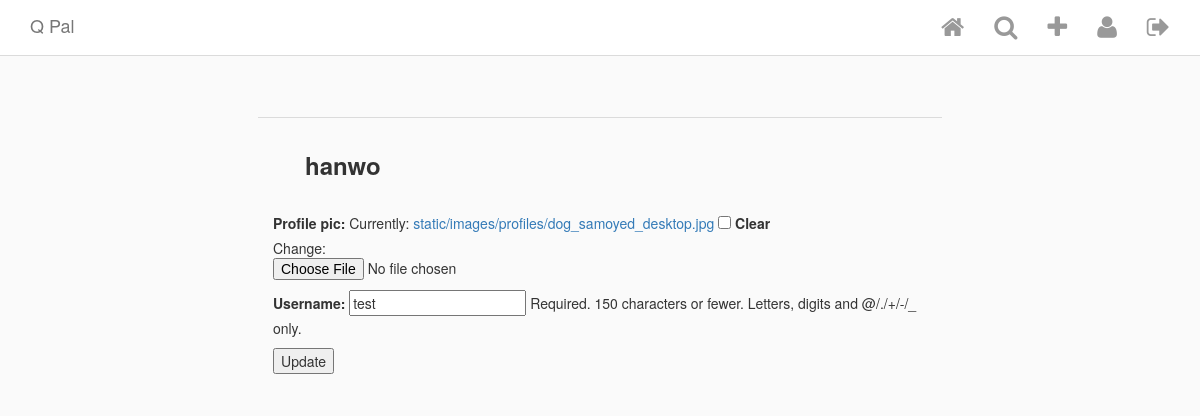
/edit_profile/2/ (signed in), run on an earlier commit of the app's database.
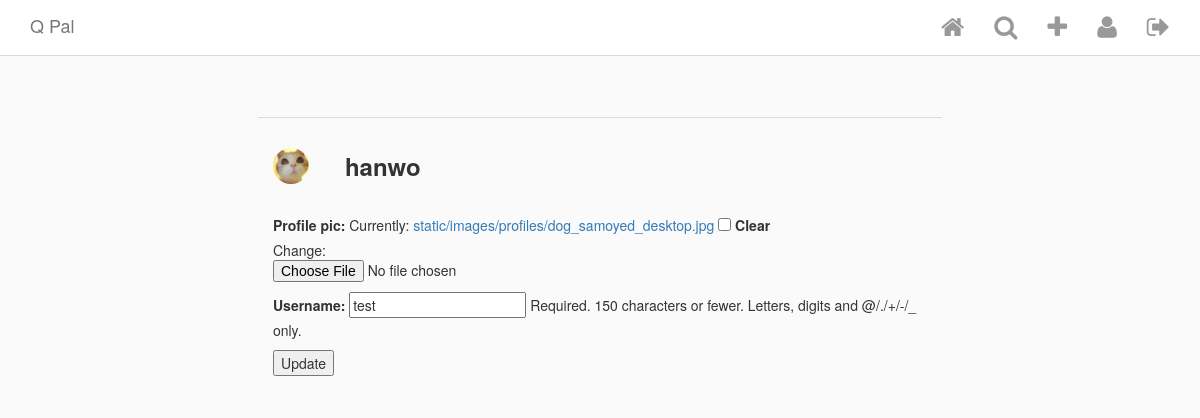
And on a later commit of the database.
### Insta/models.py (models this page shows, shortened)
class InstaUser(AbstractUser):
    profile_pic = ProcessedImageField(
        upload_to = 'static/images/profiles',
        format = 'JPEG',
        options = {'quality' : 100},
        blank = True,
        null = True
    )

### Insta/views.py (the view)
# urls.py: path('edit_profile/<int:pk>/', EditProfile.as_view(), name='edit_profile'),
class EditProfile(LoginRequiredMixin, UpdateView):
    model = InstaUser
    template_name = 'edit_profile.html'
    fields = ['profile_pic', 'username']
    login_url = 'login'

### templates/edit_profile.html (shortened to what this page needs)
{% extends 'base.html' %}
{% block content %}
<div class="row profile-settings">
  <div class="col-xs-12">
    <div class="profile-pic-name">
      {% if user.profile_pic %}
        <img class="picture-circle--medium" src="/{{user.profile_pic}}">
      {% endif %}
      <span class="username">{{ user.username }}</span>
    </div>
    <form action="" method="post" enctype="multipart/form-data">
        {{ form.as_p }}
        <input type="submit" value="Update" />
    </form>
  </div>
</div>
{% endblock content %}

What changed in the data, as far as the page shows it:
changed InstaUser "hanwo": profile_pic: picture added
